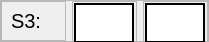
                      <widget class="QFrame" name="frame_133">
                       <property name="minimumSize">
                        <size>
                         <width>0</width>
                         <height>42</height>
                        </size>
                       </property>
                       <property name="maximumSize">
                        <size>
                         <width>16777215</width>
                         <height>42</height>
                        </size>
                       </property>
                       <property name="frameShape">
                        <enum>QFrame::StyledPanel</enum>
                       </property>
                       <property name="frameShadow">
                        <enum>QFrame::Raised</enum>
                       </property>
                       <layout class="QGridLayout" name="gridLayout_138">
                        <property name="leftMargin">
                         <number>0</number>
                        </property>
                        <property name="topMargin">
                         <number>0</number>
                        </property>
                        <property name="rightMargin">
                         <number>0</number>
                        </property>
                        <property name="bottomMargin">
                         <number>0</number>
                        </property>
                        <item row="0" column="0">
                         <widget class="QFrame" name="frame_134">
                          <property name="minimumSize">
                           <size>
                            <width>65</width>
                            <height>40</height>
                           </size>
                          </property>
                          <property name="maximumSize">
                           <size>
                            <width>65</width>
                            <height>40</height>
                           </size>
                          </property>
                          <property name="frameShape">
                           <enum>QFrame::StyledPanel</enum>
                          </property>
                          <property name="frameShadow">
                           <enum>QFrame::Raised</enum>
                          </property>
                          <layout class="QGridLayout" name="gridLayout_139">
                           <property name="topMargin">
                            <number>1</number>
                           </property>
                           <property name="bottomMargin">
                            <number>1</number>
                           </property>
                           <item row="0" column="0">
                            <widget class="QLabel" name="label_117">
                             <property name="maximumSize">
                              <size>
                               <width>16777215</width>
                               <height>20</height>
                              </size>
                             </property>
                             <property name="styleSheet">
                              <string notr="true">QLabel{
qproperty-alignment: AlignCenter;
font-size: 20px;
border: none;
}</string>
                             </property>
                             <property name="text">
                              <string>S3:</string>
                             </property>
                            </widget>
                           </item>
                          </layout>
                         </widget>
                        </item>
                        <item row="0" column="1">
                         <widget class="QFrame" name="frame_135">
                          <property name="minimumSize">
                           <size>
                            <width>65</width>
                            <height>45</height>
                           </size>
                          </property>
                          <property name="maximumSize">
                           <size>
                            <width>65</width>
                            <height>45</height>
                           </size>
                          </property>
                          <property name="frameShape">
                           <enum>QFrame::StyledPanel</enum>
                          </property>
                          <property name="frameShadow">
                           <enum>QFrame::Raised</enum>
                          </property>
                          <layout class="QGridLayout" name="gridLayout_140">
                           <property name="leftMargin">
                            <number>1</number>
                           </property>
                           <property name="topMargin">
                            <number>1</number>
                           </property>
                           <property name="bottomMargin">
                            <number>1</number>
                           </property>
                           <item row="0" column="0">
                            <widget class="QLineEdit" name="leXS3">
                             <property name="minimumSize">
                              <size>
                               <width>60</width>
                               <height>40</height>
                              </size>
                             </property>
                             <property name="maximumSize">
                              <size>
                               <width>60</width>
                               <height>40</height>
                              </size>
                             </property>
                             <property name="styleSheet">
                              <string notr="true">QLineEdit{
background-color: white;
border: 2px solid black;
font-color: black;
qproperty-alignment: AlignCenter;
font-size: 15px;
}</string>
                             </property>
                             <property name="text">
                              <string/>
                             </property>
                            </widget>
                           </item>
                          </layout>
                         </widget>
                        </item>
                        <item row="0" column="2">
                         <widget class="QFrame" name="frame_136">
                          <property name="minimumSize">
                           <size>
                            <width>65</width>
                            <height>45</height>
                           </size>
                          </property>
                          <property name="maximumSize">
                           <size>
                            <width>65</width>
                            <height>45</height>
                           </size>
                          </property>
                          <property name="frameShape">
                           <enum>QFrame::StyledPanel</enum>
                          </property>
                          <property name="frameShadow">
                           <enum>QFrame::Raised</enum>
                          </property>
                          <layout class="QGridLayout" name="gridLayout_141">
                           <property name="leftMargin">
                            <number>1</number>
                           </property>
                           <property name="topMargin">
                            <number>1</number>
                           </property>
                           <item row="0" column="0">
                            <widget class="QLineEdit" name="leYS3">
                             <property name="minimumSize">
                              <size>
                               <width>60</width>
                               <height>40</height>
                              </size>
                             </property>
                             <property name="maximumSize">
                              <size>
                               <width>60</width>
                               <height>40</height>
                              </size>
                             </property>
                             <property name="styleSheet">
                              <string notr="true">QLineEdit{
background-color: white;
border: 2px solid black;
font-color: black;
qproperty-alignment: AlignCenter;
font-size: 15px;
}</string>
                             </property>
                             <property name="text">
                              <string/>
                             </property>
                            </widget>
                           </item>
                          </layout>
                         </widget>
                        </item>
                       </layout>
                      </widget>
